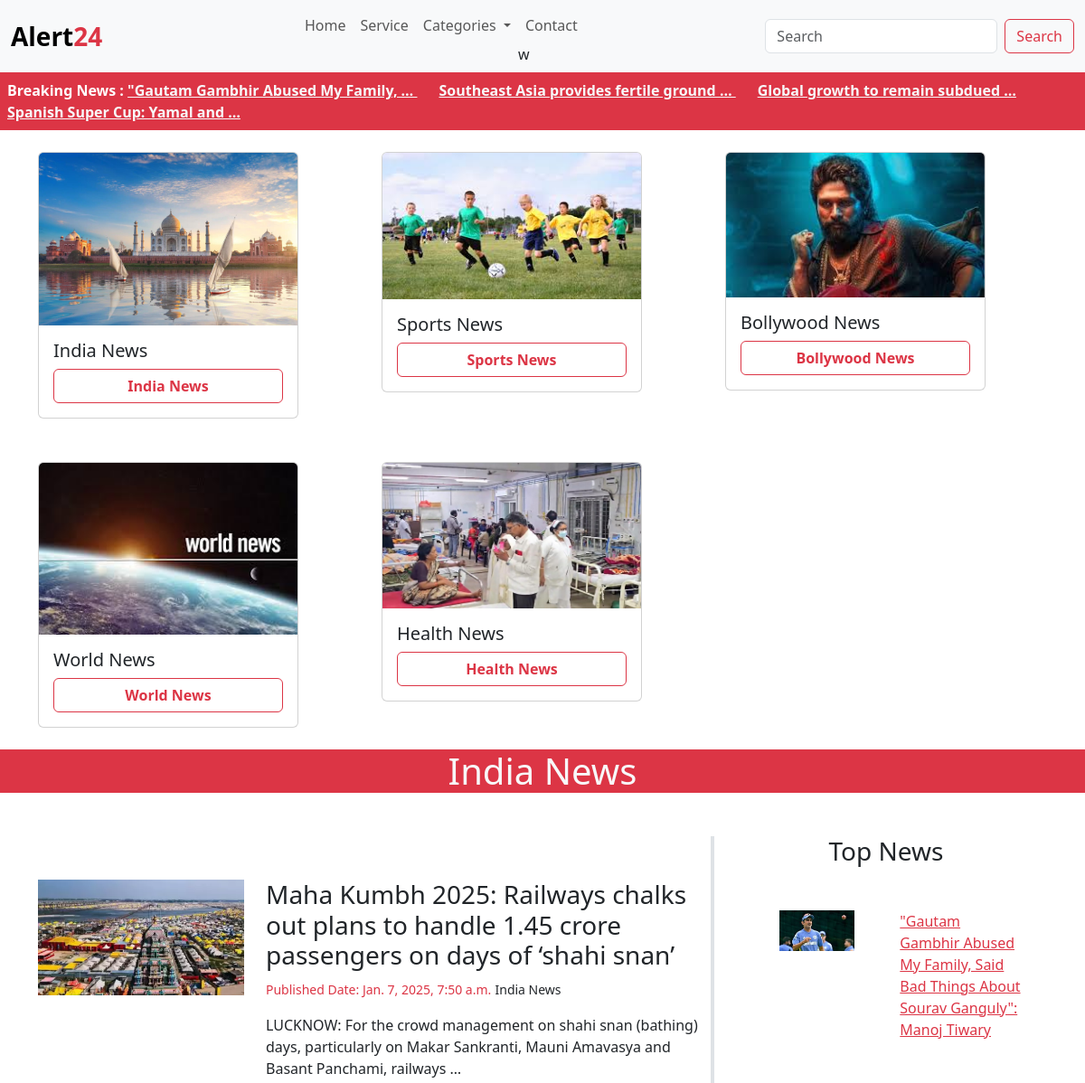
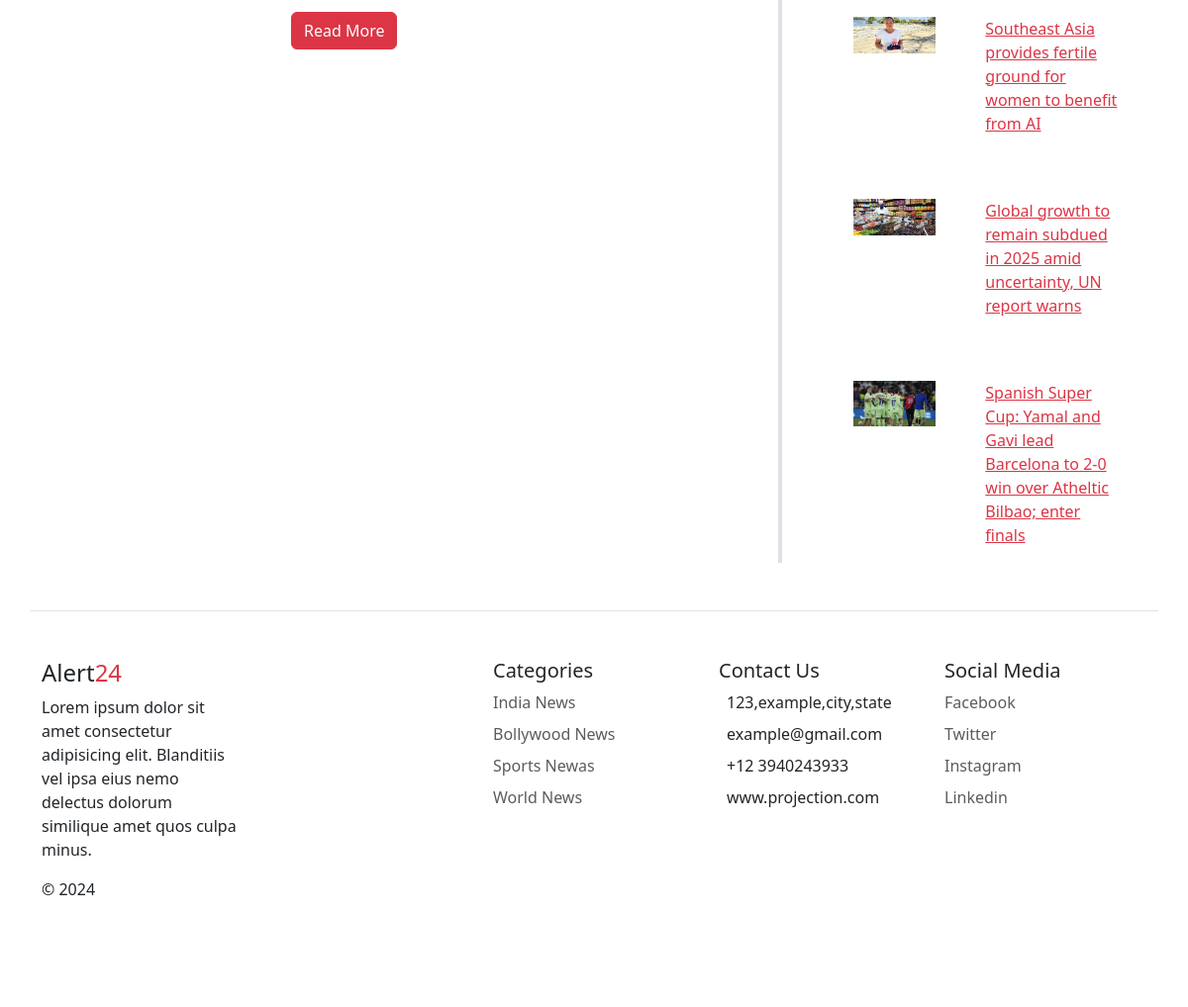
Page /india/ on the committed database (2 pictures, top to bottom).
### main/models.py (models this page shows)
class News(models.Model):
    category =models.ForeignKey(Categories, on_delete=models.CASCADE)
    title=models.CharField(max_length=250)
    description=models.TextField()
    image=models.ImageField(upload_to='news/')
    date=models.DateTimeField(auto_now=True)
    class Meta:
        verbose_name_plural='News'

class Categories(models.Model):
    title= models.CharField(max_length=250)
    image= models.ImageField(upload_to='category/')
    class Meta:
        verbose_name_plural='Category'
    def __str__(self):
        return self.title

### alert24/views.py (the view)
# urls.py: path('india/', views.india, name='india'),
def india(request):
    category = Categories.objects.all()
    indiaNews= News.objects.filter(category__title="India News").order_by('-id')
    topNews=News.objects.all().order_by('-id')[ :4] #% used for slice the news and display only limietd news#
    context={
            'categories': category,
            'indiaNews': indiaNews,
            'topNews':topNews
            }
    return render (request,'categories/india.html',context)

### templates/categories/india.html
{% extends "base.html" %}
{% block news %}
<section>
  <div class="page"><h1 class='bg-danger text-center text-light'>India News</h1></div>
  <div class="container">
    <div class="row my-5">
      <div class="col-md-8 border-end border-4">
        {% for news in indiaNews %}
        <div class="row  my-5">
            <div class="col-md-4">
              <img src="/media/{{ news.image }}" alt="" class='img-fluid'>
            </div>
            <div class="col-md-8">
              <h3>{{news.title}}</h3>
              <small class='text-danger'> Published Date: {{ news.date }}</small>
              <small>{{ news.category }}</small>
              <p class='mt-3'>{{news.description |  truncatewords:20}}</p>
              <a href="" class='btn btn-danger'>Read More</a>
            </div>
          </div>
        {% endfor %}
      </div>
      <div class="col-md-4">
        <h3 class='text-center'>Top News</h3>
      {% for news in  topNews %}
      <a href="" class='link-danger'>
        <div class="row mt-5 ms-5">
          <div class="col-md-4">
            <img src="/media/{{ news.image }}" alt="" class='img-fluid'>
          </div>
          <div class="col-md-6 offset-1">
            <p class=''>{{ news.title  }}</p>
          </div>
        </div>
       </a>
      {% endfor %}
      </div>
    </div>
  </div>
</section>
{% endblock news %}

### templates/base.html (shortened to what this page needs)
<!DOCTYPE html>
<html lang="en">
<head>
    <link href="https://cdn.jsdelivr.net/npm/bootstrap@5.3.3/dist/css/bootstrap.min.css" rel="stylesheet">
    <link rel="stylesheet" href="static/css/style.css">
</head>
<body>
    <nav class="navbar navbar-expand-lg bg-body-tertiary">
        <div class="container-fluid">
          <a class="navbar-brand fw-bold fs-3" href="{% url 'home'%}">Alert<span class='text-danger '>24</span></a>
          <div class="collapse navbar-collapse" id="navbarSupportedContent">
            <ul class="navbar-nav m-auto mb-2 mb-lg-0  ">
              <li class="nav-item">
                <a class="nav-link " aria-current="page" href="{% url 'home'%}">Home</a>
              </li>
              <li class="nav-item">
                <a class="nav-link" href="#">Service</a>
              </li>
              <li class="nav-item dropdown">
                <a class="nav-link dropdown-toggle" href="#" role="button" data-bs-toggle="dropdown" aria-expanded="false">
                  Categories
                </a>
              </li>
              <li class="nav-item">
                <a class="nav-link" href="#">Contact</a>w
              </li>
            </ul>
            <form class="d-flex" role="search">
              <input class="form-control me-2" type="search" placeholder="Search" aria-label="Search">
              <button class="btn btn-outline-danger" type="submit" >Search</button>
            </form>
          </div>
        </div>
      </nav>
      <marquee onmouseover='stop()' onmouseleave='start()' class='bg-danger text-white p-2 fw-bold'> Breaking News :
        {% for top in  topNews %}
        <a href="" class='link-light me-4'>
          {{ top.title | truncatewords:5 }}
        </a>
        {% endfor %}
      </marquee>
<section class='categories'>
<div class="container">
  <div class="row">
    {% for category in categories %}
    <div class="col-lg-4 my-4">
      <div class="card text-decoration-none" style="width: 18rem;">
          <img src="/media/{{category.image}}" class="card-img-top" alt="...">
          <div class="card-body">
          <h5 class="card-title">{{category.title}}</h5>
          <a href="
          {% if category.title == 'India News' %}
              {% url 'india' %}
          {% elif category.title == 'World News' %}
              {% url 'world' %}
          {% elif category.title == 'Health News' %}
              {% url 'health' %}
          {% endif %}
          " class="btn btn-outline-danger  w-100 fw-bold">
          {{category.title}}
        </a>
          </div>
      </div>
  </div>
    {% endfor %}
  </div>
</div>
</section>
      {% block news %}{% endblock news %}
     <div class="container">
        <footer class="row row-cols-1 row-cols-sm-2 row-cols-md-5 py-5 my-5 border-top">
          <div class="col mb-3">
            <h4>Alert<span class='text-danger'>24</span></h4>
            <p>Lorem ipsum dolor sit amet consectetur adipisicing elit. Blanditiis vel ipsa eius nemo delectus dolorum similique amet quos culpa minus.</p>
            <p>© 2024</p>
          </div>
          <div class="col mb-3">
          </div>
          <div class="col mb-3">
            <h5>Categories</h5>
            <ul class="nav flex-column">
              <li class="nav-item mb-2"><a href="#" class="nav-link p-0 text-body-secondary">India News</a></li>
              <li class="nav-item mb-2"><a href="#" class="nav-link p-0 text-body-secondary">Bollywood News</a></li>
              <li class="nav-item mb-2"><a href="#" class="nav-link p-0 text-body-secondary">Sports Newas</a></li>
              <li class="nav-item mb-2"><a href="#" class="nav-link p-0 text-body-secondary">World News</a></li>
            </ul>
          </div>
          <div class="col mb-3">
            <h5>Contact Us</h5>
            <p class='m-2'>123,example,city,state</p>
            <p class='m-2'>example@gmail.com</p>
            <p class='m-2'>+12 3940243933</p>
            <p class='m-2'>www.projection.com</p>
          </div>
          <div class="col mb-3">
            <h5>Social Media</h5>
            <ul class="nav flex-column">
              <li class="nav-item mb-2"><a href="#" class="nav-link p-0 text-body-secondary">Facebook</a></li>
              <li class="nav-item mb-2"><a href="#" class="nav-link p-0 text-body-secondary">Twitter</a></li>
              <li class="nav-item mb-2"><a href="#" class="nav-link p-0 text-body-secondary">Instagram</a></li>
              <li class="nav-item mb-2"><a href="#" class="nav-link p-0 text-body-secondary">Linkedin</a></li>
            </ul>
          </div>
        </footer>
      </div>
</body>
</html>

### rows in the picture
News: title "\"Gautam Gambhir Abused My Family, …", image (picture), title "\"Gautam Gambhir Abused My Family, Said Bad Things About Sourav Ganguly\": Manoj Tiwary"
News: title "Southeast Asia provides fertile ground …", image (picture), title "Southeast Asia provides fertile ground for women to benefit from AI"
News: title "Global growth to remain subdued …", image (picture), title "Global growth to remain subdued in 2025 amid uncertainty, UN report warns"
News: title "Spanish Super Cup: Yamal and …", image (picture), title "Spanish Super Cup: Yamal and Gavi lead Barcelona to 2-0 win over Atheltic Bilbao; enter finals"
Categories: image (picture), title "India News"
Categories: image (picture), title "Sports News"
Categories: image (picture), title "Bollywood News"
Categories: image (picture), title "World News"
Categories: image (picture), title "Health News"
News: image (picture), title "Maha Kumbh 2025: Railways chalks out plans to handle 1.45 crore passengers on days of ‘shahi snan’", date "Jan. 7, 2025, 7:50 a.m.", category "India News", description "LUCKNOW: For the crowd management on shahi snan (bathing) days, particularly on Makar Sankranti, Mauni Amavasya and Basant Panchami, railways …"
